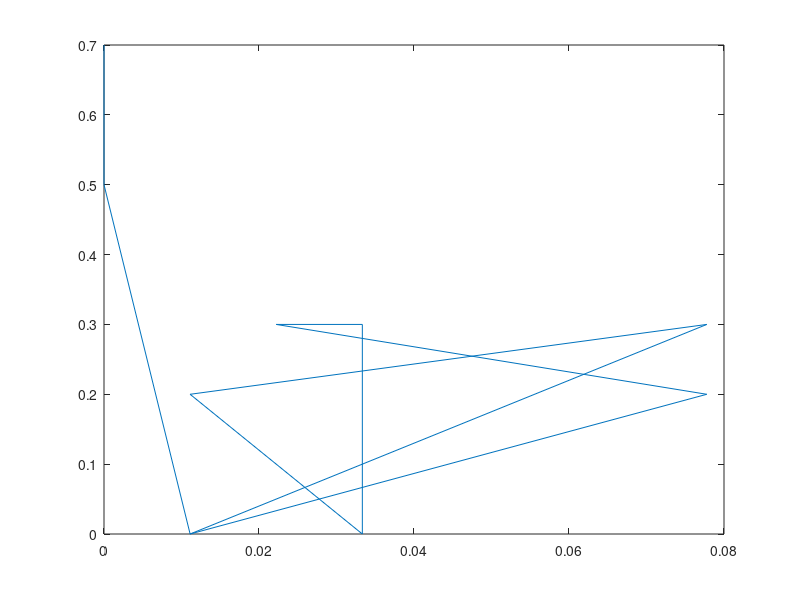

The MATLAB script that drew this image:
value1=[10,0,0,0,0,0,0,0,0,0;0,8,1,0,1,0,0,0,0,0;0,3,7,0,0,0,0,0,0,0;0,0,1,7,0,0,2,0,0,0;0,0,0,0,10,0,0,0,0,0;0,0,0,2,0,8,0,0,0,0;0,0,0,0,2,1,7,0,0,0;0,0,0,0,0,0,0,10,0,0;0,2,0,0,0,0,2,1,5,0;1,2,0,1,0,0,3,0,0,3]
gorder=[1 2 3 4 5 6 7 8 9 10]
% value1=[8,0,1,0,0,0,0,1,0,0;2,3,4,0,1,0,0,0,0,0;0,5,3,0,0,0,1,0,0,1;0,1,0,1,1,1,4,0,0,2;0,0,0,1,6,0,0,2,1,0;0,0,1,2,0,4,2,0,0,1;0,2,0,0,0,0,6,0,1,1;0,0,3,0,0,1,0,5,0,1;0,1,1,0,0,0,3,0,5,0;3,0,0,0,1,1,1,0,0,4]



numOfClasses = size(value1,1);
totalSamples = sum(sum(value1));

for i = 1:length(value1(:,1))
    TP(i)=value1(i,i);
    FP(i)=sum(value1(:,i))-TP(i);
    FN(i)=sum(value1(i,:))-TP(i);
    TN(i)=sum(sum(value1))-(sum(value1(i,:))+sum(value1(:,i))-TP(i));
    
    N(i)=FP(i)+TN(i);
    P(i)=TP(i)+FN(i);
end
    


for class = 1:numOfClasses
    far(class)=FP(class)/N(class);
    frr(class)=FN(class)/P(class);
end


plot(far,frr)